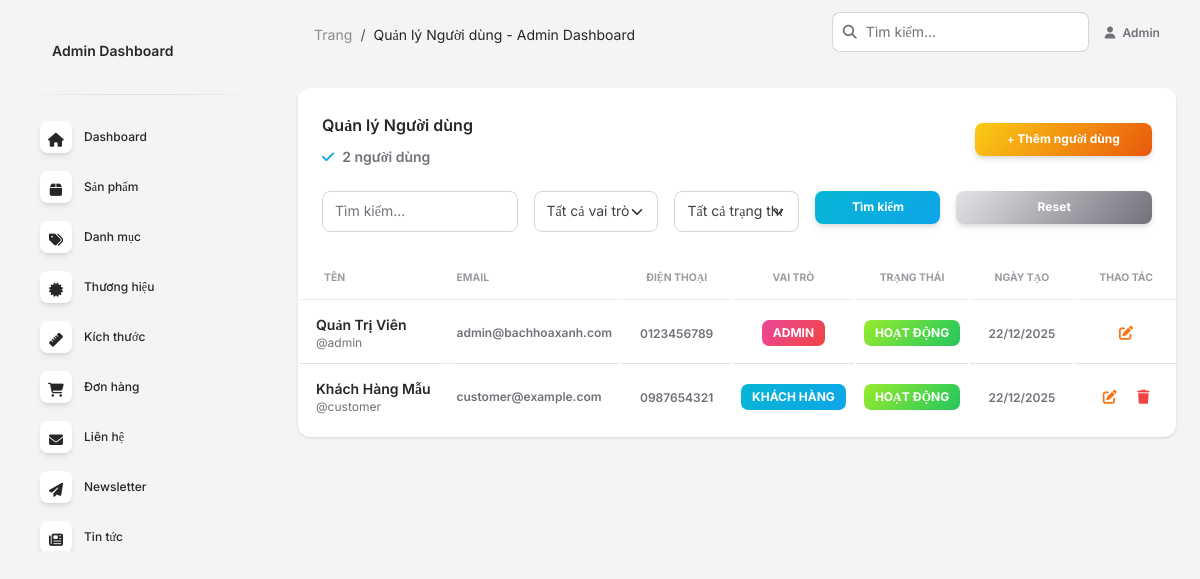
The page /admin/users.php (signed in) on the database its author committed.
### tables this page shows
CREATE TABLE `users` (
  `id` int(11) NOT NULL AUTO_INCREMENT,
  `username` varchar(50) NOT NULL,
  `email` varchar(100) NOT NULL,
  `password` varchar(255) NOT NULL,
  `full_name` varchar(100) DEFAULT NULL,
  `phone` varchar(20) DEFAULT NULL,
  `address` text DEFAULT NULL,
  `role` enum('admin','customer') NOT NULL DEFAULT 'customer',
  `status` tinyint(1) NOT NULL DEFAULT 1 COMMENT '1=active, 0=inactive',
  `created_at` timestamp NOT NULL DEFAULT CURRENT_TIMESTAMP,
  `updated_at` timestamp NOT NULL DEFAULT CURRENT_TIMESTAMP ON UPDATE CURRENT_TIMESTAMP,
  PRIMARY KEY (`id`),
  UNIQUE KEY `username` (`username`),
  UNIQUE KEY `email` (`email`),
  KEY `status` (`status`),
  KEY `role` (`role`)
);

### admin/users.php (the view, shortened to what this page needs)
<?php
$search = isset($_GET['search']) ? trim($_GET['search']) : '';
$page = isset($_GET['page']) ? (int)$_GET['page'] : 1;
$perPage = 15;
$offset = ($page - 1) * $perPage;
$conn = connectDB();
$where = [];
$params = [];
$types = '';
$whereClause = !empty($where) ? 'WHERE ' . implode(' AND ', $where) : '';
$countSql = "SELECT COUNT(*) as total FROM users $whereClause";
$countStmt = $conn->prepare($countSql);
$countStmt->execute();
$countResult = $countStmt->get_result();
$totalUsers = $countResult->fetch_assoc()['total'];
$sql = "SELECT * FROM users $whereClause ORDER BY created_at DESC LIMIT ? OFFSET ?";
$stmt = $conn->prepare($sql);
if (!empty($params)) {
    $stmt->bind_param($types . 'ii', ...array_merge($params, [$perPage, $offset]));
} else {
    $stmt->bind_param('ii', $perPage, $offset);
}
$stmt->execute();
$result = $stmt->get_result();
$users = [];
while ($row = $result->fetch_assoc()) {
    $users[] = $row;
}
?>
<!DOCTYPE html>
<html lang="vi">
<head>
  <link href="../assets/css/nucleo-icons.css" rel="stylesheet" />
  <link href="../assets/css/nucleo-svg.css" rel="stylesheet" />
  <link id="pagestyle" href="../assets/css/soft-ui-dashboard.css?v=1.1.0" rel="stylesheet" />
</head>
<body class="g-sidenav-show bg-gray-100">
  <?php $currentPage = 'users'; include 'includes/sidebar.php'; ?>
  <main class="main-content position-relative max-height-vh-100 h-100 border-radius-lg">
    <?php include 'includes/navbar.php'; ?>
    <div class="container-fluid py-4">
      <div class="row">
        <div class="col-12">
          <div class="card">
            <div class="card-header pb-0">
              <div class="row">
                <div class="col-lg-6 col-7">
                  <h6>Quản lý Người dùng</h6>
                  <p class="text-sm mb-0">
                    <i class="fa fa-check text-info" aria-hidden="true"></i>
                    <span class="font-weight-bold ms-1"><?= $totalUsers ?> người dùng</span>
                  </p>
                </div>
                <div class="col-lg-6 col-5 my-auto text-end">
                  <a href="user_add.php" class="btn bg-gradient-primary btn-sm mb-0">
                    <i class="fas fa-plus"></i> Thêm người dùng
                  </a>
                </div>
              </div>
            </div>
            <div class="card-body px-0 pb-2">
              <div class="px-4 pb-3">
                <form method="GET" class="row g-3">
                  <div class="col-md-3">
                    <input type="text" name="search" class="form-control" placeholder="Tìm kiếm..."
                           value="<?= htmlspecialchars($search) ?>">
                  </div>
                  <div class="col-md-2">
                    <select name="role" class="form-select">
                      <option value="">Tất cả vai trò</option>
                    </select>
                  </div>
                  <div class="col-md-2">
                    <select name="status" class="form-select">
                      <option value="">Tất cả trạng thái</option>
                    </select>
                  </div>
                  <div class="col-md-2">
                    <button type="submit" class="btn bg-gradient-info btn-sm w-100">Tìm kiếm</button>
                  </div>
                  <div class="col-md-3">
                    <a href="users.php" class="btn bg-gradient-secondary btn-sm w-100">Reset</a>
                  </div>
                </form>
              </div>
              <div class="table-responsive p-0">
                <table class="table align-items-center mb-0">
                  <thead>
                    <tr>
                      <th class="text-uppercase text-secondary text-xxs font-weight-bolder opacity-7">Tên</th>
                      <th class="text-uppercase text-secondary text-xxs font-weight-bolder opacity-7 ps-2">Email</th>
                      <th class="text-center text-uppercase text-secondary text-xxs font-weight-bolder opacity-7">Điện thoại</th>
                      <th class="text-center text-uppercase text-secondary text-xxs font-weight-bolder opacity-7">Vai trò</th>
                      <th class="text-center text-uppercase text-secondary text-xxs font-weight-bolder opacity-7">Trạng thái</th>
                      <th class="text-center text-uppercase text-secondary text-xxs font-weight-bolder opacity-7">Ngày tạo</th>
                      <th class="text-center text-uppercase text-secondary text-xxs font-weight-bolder opacity-7">Thao tác</th>
                    </tr>
                  </thead>
                  <tbody>
                    <?php if (empty($users)): ?>
                      <tr>
                        <td colspan="7" class="text-center py-4">Không có người dùng nào</td>
                      </tr>
                    <?php else: ?>
                      <?php foreach ($users as $user): ?>
                      <tr>
                        <td>
                          <div class="d-flex px-2 py-1">
                            <div class="d-flex flex-column justify-content-center">
                              <h6 class="mb-0 text-sm"><?= htmlspecialchars($user['full_name'] ?? $user['username']) ?></h6>
                              <p class="text-xs text-secondary mb-0">@<?= htmlspecialchars($user['username']) ?></p>
                            </div>
                          </div>
                        </td>
                        <td>
                          <p class="text-xs font-weight-bold mb-0"><?= htmlspecialchars($user['email']) ?></p>
                        </td>
                        <td class="align-middle text-center">
                          <span class="text-xs font-weight-bold"><?= htmlspecialchars($user['phone'] ?? 'N/A') ?></span>
                        </td>
                        <td class="align-middle text-center">
                          <span class="badge badge-sm <?= $user['role'] === 'admin' ? 'bg-gradient-danger' : 'bg-gradient-info' ?>">
                            <?= $user['role'] === 'admin' ? 'Admin' : 'Khách hàng' ?>
                          </span>
                        </td>
                        <td class="align-middle text-center">
                          <span class="badge badge-sm <?= $user['status'] == 1 ? 'bg-gradient-success' : 'bg-gradient-secondary' ?>">
                            <?= $user['status'] == 1 ? 'Hoạt động' : 'Khóa' ?>
                          </span>
                        </td>
                        <td class="align-middle text-center">
                          <span class="text-secondary text-xs font-weight-bold"><?= date('d/m/Y', strtotime($user['created_at'])) ?></span>
                        </td>
                        <td class="align-middle text-center">
                          <a href="user_edit.php?id=<?= $user['id'] ?>" class="btn btn-link text-primary px-2 mb-0" title="Sửa">
                            <i class="fas fa-edit text-sm"></i>
                          </a>
                          <?php if ($user['id'] != $_SESSION['user_id']): ?>
                          <a href="user_delete.php?id=<?= $user['id'] ?>" class="btn btn-link text-danger px-2 mb-0"
                             onclick="return confirm('Bạn có chắc muốn xóa người dùng này?')" title="Xóa">
                            <i class="fas fa-trash text-sm"></i>
                          </a>
                          <?php endif; ?>
                        </td>
                      </tr>
                      <?php endforeach; ?>
                    <?php endif; ?>
                  </tbody>
                </table>
              </div>
            </div>
          </div>
        </div>
      </div>
    </div>
  </main>
</body>
</html>

### rows shown on the page
users: full_name "Quản Trị Viên", username "admin", email "admin@bachhoaxanh.com", phone "0123456789", role "ADMIN", status "HOẠT ĐỘNG", created_at "22/12/2025"
users: full_name "Khách Hàng Mẫu", username "customer", email "customer@example.com", phone "0987654321", role "KHÁCH HÀNG", status "HOẠT ĐỘNG", created_at "22/12/2025"

### other values the page prints
$pageTitle "Quản lý Người dùng - Admin Dashboard"
$_SESSION['user_name'] "Admin"
$totalUsers "2"
